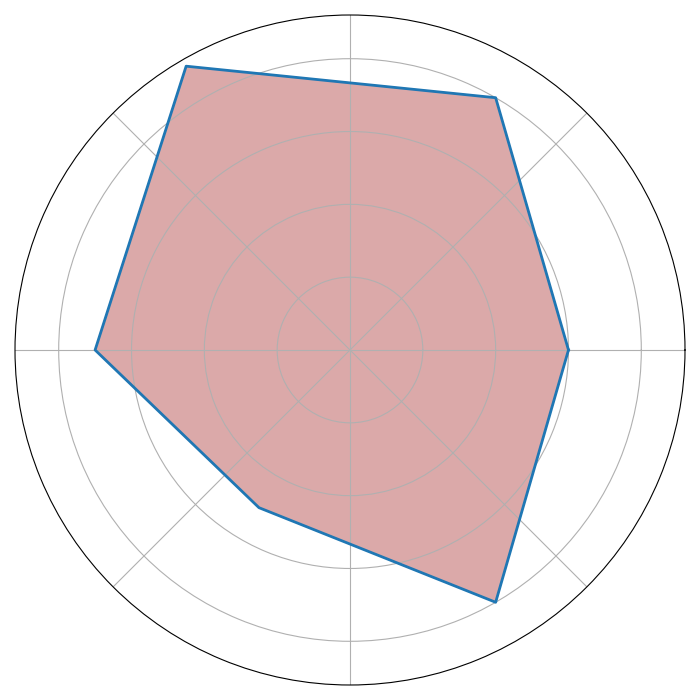

Reproduce this figure in Python.
import numpy as np
import matplotlib.pyplot as plt
from math import pi

arcane_academy = [9, 5, 7, 8, 6, 7]
elderwood_grove = [7, 9, 5, 6, 8, 6]
silver_spire = [8, 7, 6, 9, 7, 5]
shadow_haven = [6, 8, 9, 7, 5, 8]

academies_data = {
    'Arcane Academy': arcane_academy,
    'Elderwood Grove': elderwood_grove,
    'Silver Spire': silver_spire,
    'Shadow Haven': shadow_haven
}

academy_colors = {
    'Arcane Academy': 'blue',
    'Elderwood Grove': 'orange',
    'Silver Spire': 'red',
    'Shadow Haven': 'brown'
}

def create_radar_chart(academy_data, labels, color):
    num_vars = len(labels)
    angles = np.linspace(0, 2 * pi, num_vars, endpoint=False).tolist()

    academy_data += academy_data[:1]
    angles += angles[:1]

    fig, ax = plt.subplots(figsize=(7, 7), subplot_kw=dict(polar=True))
    ax.plot(angles, academy_data, linewidth=2, linestyle='solid')
    ax.fill(angles, academy_data, color=color, alpha=0.4)
    ax.set_yticklabels([])  # Remove radial labels
    ax.set_xticklabels([])  # Remove angular labels

for academy_name, skill_levels in academies_data.items():
    create_radar_chart(skill_levels, ['']*6, academy_colors[academy_name])

plt.tight_layout()
plt.show()
